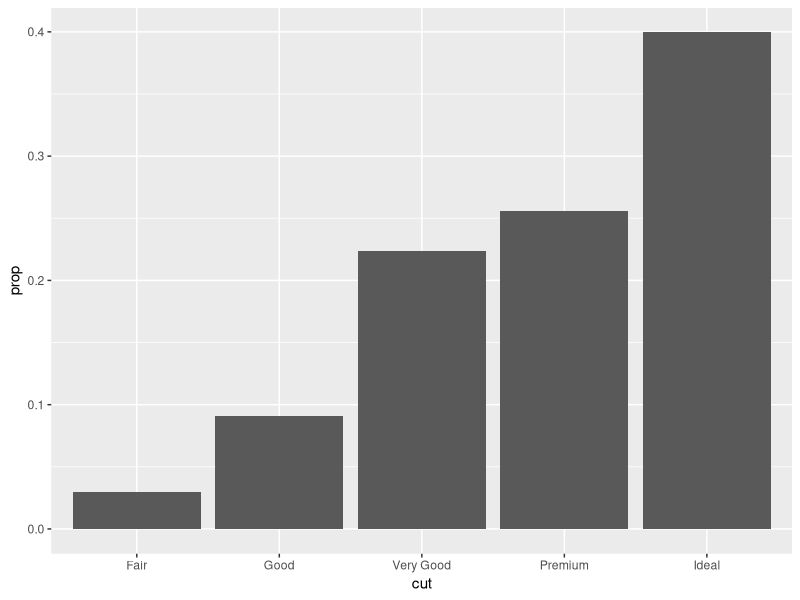

Reproduce this figure in R.
# importing libraries
library(tidyverse)
library(ggplot2)

# bar chart with proportions
ggplot2::ggplot(data = diamonds) + 
  geom_bar(mapping = aes(x = cut, y = stat(prop), group = 1))
